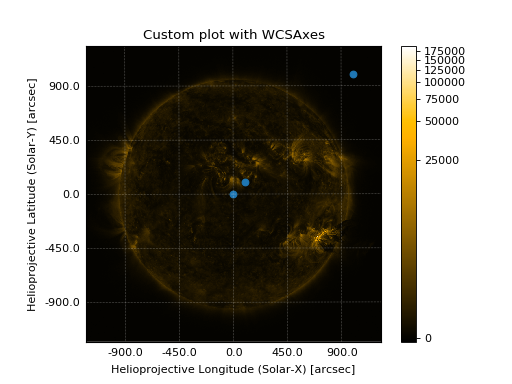

Write the Python code that produced this figure.
import matplotlib.pyplot as plt
import astropy.units as u
from astropy.coordinates import SkyCoord

import sunpy.map
import sunpy.data.sample

smap = sunpy.map.Map(sunpy.data.sample.AIA_171_IMAGE)

fig = plt.figure()
# Provide the Map as a projection, which creates a WCSAxes object
ax = plt.subplot(projection=smap)

im = smap.plot()

# Prevent the image from being re-scaled while overplotting.
ax.set_autoscale_on(False)

xc = [0,100,1000] * u.arcsec
yc = [0,100,1000] * u.arcsec

coords = SkyCoord(xc, yc, frame=smap.coordinate_frame)

p = ax.plot_coord(coords, 'o')

# Set title.
ax.set_title('Custom plot with WCSAxes')

plt.colorbar()
plt.show()
